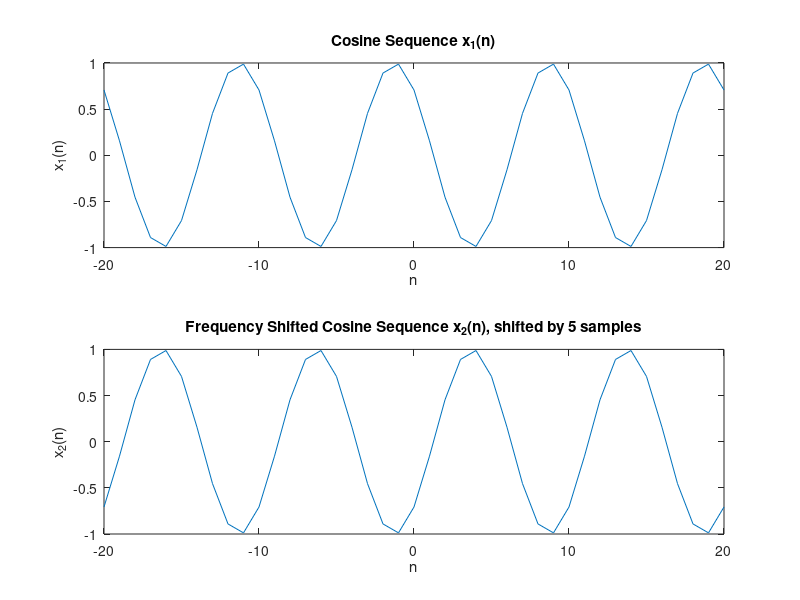

Here is the MATLAB script that generated this plot: (Note: this script raises an error after producing the figure.)

clear all;
close all;
clc
% Define signal parameters
n = -20:20;
N = length(n);
x1 = zeros(1,N);
x2 = zeros(1,N);
f0 = 0.1; % frequency of cosine sequence
phi = pi/4; % phase of cosine sequence
m = 5; % frequency shift factor

% Define cosine sequence x1(n)
for i=1:N
    x1(i) = cos(2*pi*f0*n(i) + phi);
end

% Define frequency shifted sequence x2(n)
for i=1:N
    x2(i) = cos(2*pi*f0*(n(i)-m) + phi);
end

% Plot cosine sequences
figure;
subplot(2,1,1);
plot(n,x1);
xlabel('n');
ylabel('x_1(n)');
title('Cosine Sequence x_1(n)');

subplot(2,1,2);
plot(n,x2);
xlabel('n');
ylabel('x_2(n)');
title(['Frequency Shifted Cosine Sequence x_2(n), shifted by ' num2str(m) ' samples']);

% Calculate DTFT of x1 and x2
omega_x = -pi:0.01:pi;
X1 = DTFT_of_sqn(exp(-1j*omega_x'*n), x1, length(omega_x));
X2 = DTFT_of_sqn(exp(-1j*omega_x'*n), x2, length(omega_x));

% Plot magnitude and phase of DTFTs
figure;
subplot(2,1,1);
plot(omega_x, abs(X1));
hold on;
plot(omega_x, abs(X2));
xlabel('\omega');
ylabel('|X(\omega)|');
title('Magnitude of DTFTs of x_1(n) and x_2(n)');
legend('DTFT of x_1(n)', ['DTFT of x_2(n), shifted by ' num2str(m) ' samples']);

subplot(2,1,2);
angle_X1 = atan(imag(X1)./real(X1));
angle_X2 = atan(imag(X2)./real(X2));
plot(omega_x, angle_X1);
hold on;
plot(omega_x, angle_X2);
xlabel('\omega');
ylabel('arg(X(\omega))');
title('Phase of DTFTs of x_1(n) and x_2(n)');
legend('DTFT of x_1(n)', ['DTFT of x_2(n), shifted by ' num2str(m) ' samples']);
